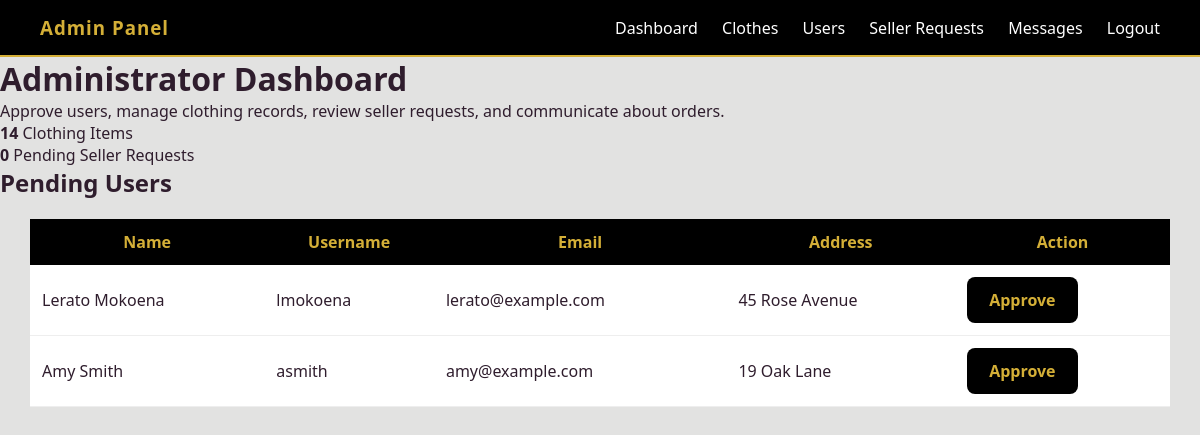
The page /admin/dashboard.php (signed in) on the database its author committed.
### tables this page shows
CREATE TABLE tblUser (
    user_id INT AUTO_INCREMENT PRIMARY KEY,
    fname VARCHAR(50),
    lname VARCHAR(50),
    username VARCHAR(50),
    email VARCHAR(100),
    password VARCHAR(255),
    address VARCHAR(255),
    status VARCHAR(20)
);

### admin/dashboard.php (the view, shortened to what this page needs)
<?php
include("../config/DBConn.php");
$setupReady = true;
$setupMessage = "";
if ($setupReady) {
    $pendingUsers = $conn->query("SELECT * FROM tblUser WHERE status='pending'");
    $clothingCount = $conn->query("SELECT COUNT(*) AS total FROM tblClothes")->fetch_assoc();
    $requestCount = $conn->query("SELECT COUNT(*) AS total FROM tblSellRequest WHERE request_status='pending'")->fetch_assoc();
} else {
    $pendingUsers = false;
    $clothingCount = array('total' => 0);
    $requestCount = array('total' => 0);
}
?>
<link rel="stylesheet" href="../assets/styles.css">
<div class="navbar">
    <h3>Admin Panel</h3>
    <div>
        <a href="dashboard.php">Dashboard</a>
        <a href="manageClothes.php">Clothes</a>
        <a href="manageUsers.php">Users</a>
        <a href="sellRequests.php">Seller Requests</a>
        <a href="messages.php">Messages</a>
        <a href="../auth/logout.php">Logout</a>
    </div>
</div>
<div class="page-header">
    <h1>Administrator Dashboard</h1>
    <p>Approve users, manage clothing records, review seller requests, and communicate about orders.</p>
</div>
<?php if (!$setupReady) { ?>
    <div class="setup-warning">
        <p><?php echo $setupMessage; ?></p>
        <a class="button-link" href="../scripts/CreateTable.php">Create Part 3 Tables</a>
    </div>
<?php } else { ?>
<div class="stats-grid">
    <div class="stat-box">
        <strong><?php echo $clothingCount['total']; ?></strong>
        <span>Clothing Items</span>
    </div>
    <div class="stat-box">
        <strong><?php echo $requestCount['total']; ?></strong>
        <span>Pending Seller Requests</span>
    </div>
</div>
<h2 class="section-title">Pending Users</h2>
<table>
<tr>
    <th>Name</th>
    <th>Username</th>
    <th>Email</th>
    <th>Address</th>
    <th>Action</th>
</tr>
<?php while ($row = $pendingUsers->fetch_assoc()) { ?>
    <tr>
        <td><?php echo htmlspecialchars($row['fname'] . " " . $row['lname']); ?></td>
        <td><?php echo htmlspecialchars($row['username']); ?></td>
        <td><?php echo htmlspecialchars($row['email']); ?></td>
        <td><?php echo htmlspecialchars($row['address']); ?></td>
        <td><a class="button-link table-button" href="verifyUsers.php?id=<?php echo $row['user_id']; ?>">Approve</a></td>
    </tr>
<?php } ?>
</table>
<?php } ?>

### assets/styles.css (style rules this page uses)
* { margin: 0; padding: 0; box-sizing: border-box; font-family: 'Segoe UI', sans-serif; }
.navbar { background: #000; color: #fff; padding: 15px 40px; display: flex; justify-content: space-between; align-items: center; border-bottom: 2px solid #d4af37; }
.navbar h3 { color: #d4af37; letter-spacing: 1px; }
.navbar a { color: white; text-decoration: none; margin-left: 20px; transition: 0.3s; }
.button-link { display: inline-block; padding: 12px 22px; border-radius: 8px; text-decoration: none; font-weight: bold; background: #000; color: #d4af37; transition: 0.3s; }
table { width: 95%; margin: 20px auto; border-collapse: collapse; background: white; }
table th { background: #000; color: #d4af37; padding: 12px; }
table td { padding: 12px; border-bottom: 1px solid #eee; }

### rows shown on the page
tbluser: fname+lname "Lerato Mokoena", username "lmokoena", email "lerato@example.com", address "45 Rose Avenue"
tbluser: fname+lname "Amy Smith", username "asmith", email "amy@example.com", address "19 Oak Lane"

### other values the page prints
$clothingCount['total'] "14"
$requestCount['total'] "0"
